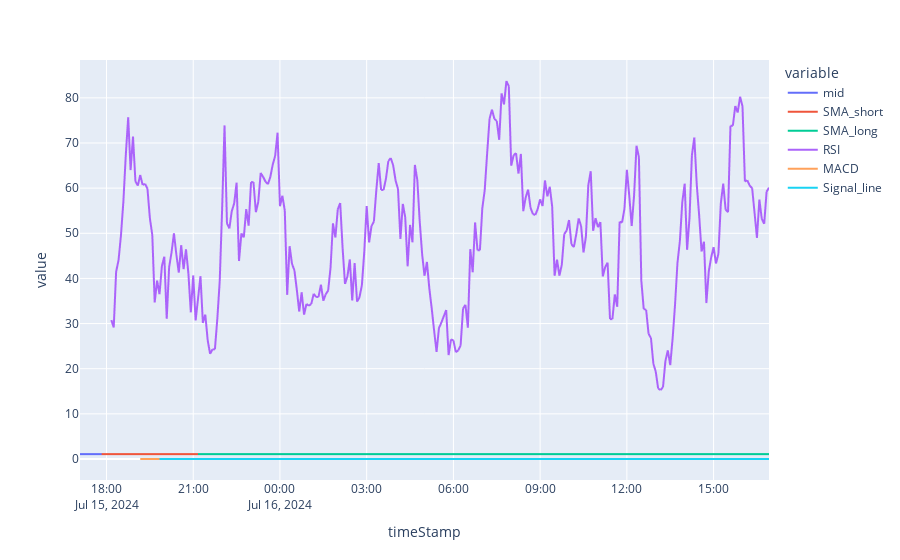

Notebook cell for this chart:
### Code cell
is_signal_col = lambda name: 'mid' in name or 'quote' in name or 'SMA' in name or 'RSI' in name or 'MACD' in name or 'Signal' in name
fig = px.line(richData, x = 'timeStamp', y = [col for col in richData.columns if is_signal_col(col)])
fig.show()

### Figure 1 — Plotly figure (JSON) as saved in the notebook; plotly's stock layout.template omitted (floating-point values rounded to 4 significant figures; data arrays with more than 128 entries replaced by an {"elided": "..."} marker saying what was removed)
{"data": [{"hovertemplate": "variable=mid<br>timeStamp=%{x}<br>value=%{y}<extra></extra>", "legendgroup": "mid", "line": {"color": "#636efa", "dash": "solid"}, "marker": {"symbol": "circle"}, "mode": "lines", "name": "mid", "showlegend": true, "type": "scattergl", "x": {"elided": "287 str values"}, "xaxis": "x", "y": {"elided": "287 float values"}, "yaxis": "y"}, {"hovertemplate": "variable=SMA_short<br>timeStamp=%{x}<br>value=%{y}<extra></extra>", "legendgroup": "SMA_short", "line": {"color": "#EF553B", "dash": "solid"}, "marker": {"symbol": "circle"}, "mode": "lines", "name": "SMA_short", "showlegend": true, "type": "scattergl", "x": {"elided": "287 str values"}, "xaxis": "x", "y": {"elided": "287 float values"}, "yaxis": "y"}, {"hovertemplate": "variable=SMA_long<br>timeStamp=%{x}<br>value=%{y}<extra></extra>", "legendgroup": "SMA_long", "line": {"color": "#00cc96", "dash": "solid"}, "marker": {"symbol": "circle"}, "mode": "lines", "name": "SMA_long", "showlegend": true, "type": "scattergl", "x": {"elided": "287 str values"}, "xaxis": "x", "y": {"elided": "287 float values"}, "yaxis": "y"}, {"hovertemplate": "variable=RSI<br>timeStamp=%{x}<br>value=%{y}<extra></extra>", "legendgroup": "RSI", "line": {"color": "#ab63fa", "dash": "solid"}, "marker": {"symbol": "circle"}, "mode": "lines", "name": "RSI", "showlegend": true, "type": "scattergl", "x": {"elided": "287 str values"}, "xaxis": "x", "y": {"elided": "287 float values"}, "yaxis": "y"}, {"hovertemplate": "variable=MACD<br>timeStamp=%{x}<br>value=%{y}<extra></extra>", "legendgroup": "MACD", "line": {"color": "#FFA15A", "dash": "solid"}, "marker": {"symbol": "circle"}, "mode": "lines", "name": "MACD", "showlegend": true, "type": "scattergl", "x": {"elided": "287 str values"}, "xaxis": "x", "y": {"elided": "287 float values"}, "yaxis": "y"}, {"hovertemplate": "variable=Signal_line<br>timeStamp=%{x}<br>value=%{y}<extra></extra>", "legendgroup": "Signal_line", "line": {"color": "#19d3f3", "dash": "solid"}, "marker": {"symbol": "circle"}, "mode": "lines", "name": "Signal_line", "showlegend": true, "type": "scattergl", "x": {"elided": "287 str values"}, "xaxis": "x", "y": {"elided": "287 float values"}, "yaxis": "y"}], "layout": {"legend": {"title": {"text": "variable"}, "tracegroupgap": 0}, "margin": {"t": 60}, "xaxis": {"anchor": "y", "domain": [0, 1], "title": {"text": "timeStamp"}}, "yaxis": {"anchor": "x", "domain": [0, 1], "title": {"text": "value"}}}}
